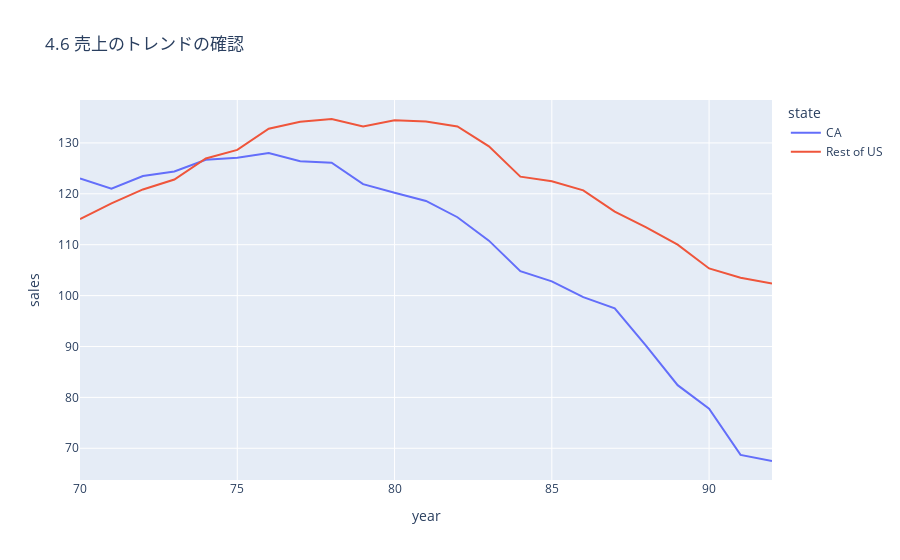

The notebook cell saved with this chart:
### Code cell
fig = px.line(sales_trend, x='year', y='sales', color='state', title='4.6 売上のトレンドの確認')
fig.show()

### Figure 1 — Plotly figure (JSON) as saved in the notebook; plotly's stock layout.template omitted (floating-point values rounded to 4 significant figures)
{"data": [{"hovertemplate": "state=CA<br>year=%{x}<br>sales=%{y}<extra></extra>", "legendgroup": "CA", "line": {"color": "#636efa", "dash": "solid"}, "marker": {"symbol": "circle"}, "mode": "lines", "name": "CA", "orientation": "v", "showlegend": true, "type": "scatter", "x": [70, 71, 72, 73, 74, 75, 76, 77, 78, 79, 80, 81, 82, 83, 84, 85, 86, 87, 88, 89, 90, 91, 92], "xaxis": "x", "y": [123, 121, 123.5, 124.4, 126.7, 127.1, 128, 126.4, 126.1, 121.9, 120.2, 118.6, 115.4, 110.8, 104.8, 102.8, 99.7, 97.5, 90.1, 82.4, 77.8, 68.7, 67.5], "yaxis": "y"}, {"hovertemplate": "state=Rest of US<br>year=%{x}<br>sales=%{y}<extra></extra>", "legendgroup": "Rest of US", "line": {"color": "#EF553B", "dash": "solid"}, "marker": {"symbol": "circle"}, "mode": "lines", "name": "Rest of US", "orientation": "v", "showlegend": true, "type": "scatter", "x": [70, 71, 72, 73, 74, 75, 76, 77, 78, 79, 80, 81, 82, 83, 84, 85, 86, 87, 88, 89, 90, 91, 92], "xaxis": "x", "y": [115.0, 118.1, 120.9, 122.8, 126.9, 128.6, 132.8, 134.2, 134.7, 133.2, 134.4, 134.2, 133.2, 129.3, 123.4, 122.5, 120.7, 116.5, 113.4, 110.0, 105.3, 103.5, 102.4], "yaxis": "y"}], "layout": {"legend": {"title": {"text": "state"}, "tracegroupgap": 0}, "title": {"text": "4.6 売上のトレンドの確認"}, "xaxis": {"anchor": "y", "domain": [0, 1], "title": {"text": "year"}}, "yaxis": {"anchor": "x", "domain": [0, 1], "title": {"text": "sales"}}}}
